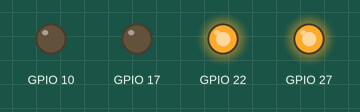
Simulated run of this program. Board: Raspberry Pi (BCM pin numbers). On the bench: output pins drawn as LEDs (lit = HIGH).

Above: at 2.5 s.
At 7.5 s:
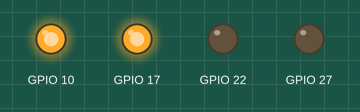
Timing chart, 0 to 13.0 s (numbered marks = the images above):
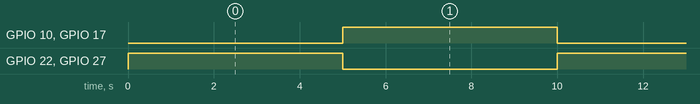

Measured:
- by itself, GPIO 10, GPIO 17, GPIO 22, GPIO 27: alternates HIGH for 5.0 s and LOW for 5.0 s

The program:

motor.py
```python
import RPi.GPIO as GPIO
import time

GPIO.setmode(GPIO.BCM)
GPIO.setup(17, GPIO.OUT)
GPIO.setup(27, GPIO.OUT)
GPIO.setup(22, GPIO.OUT)
GPIO.setup(10, GPIO.OUT)

try:
   while(True):

        GPIO.output(17, False)
        GPIO.output(27, True)
	GPIO.output(22, True)
	GPIO.output(10, False)

	time.sleep(5)

      	GPIO.output(17, True)
      	GPIO.output(27, False)
        GPIO.output(22, False)
        GPIO.output(10, True)


	time.sleep(5)

except KeyboardInterrupt:
	GPIO.output(17, False)
	GPIO.output(27, False);
	GPIO.output(22, False)
	GPIO.output(10, False)
```
